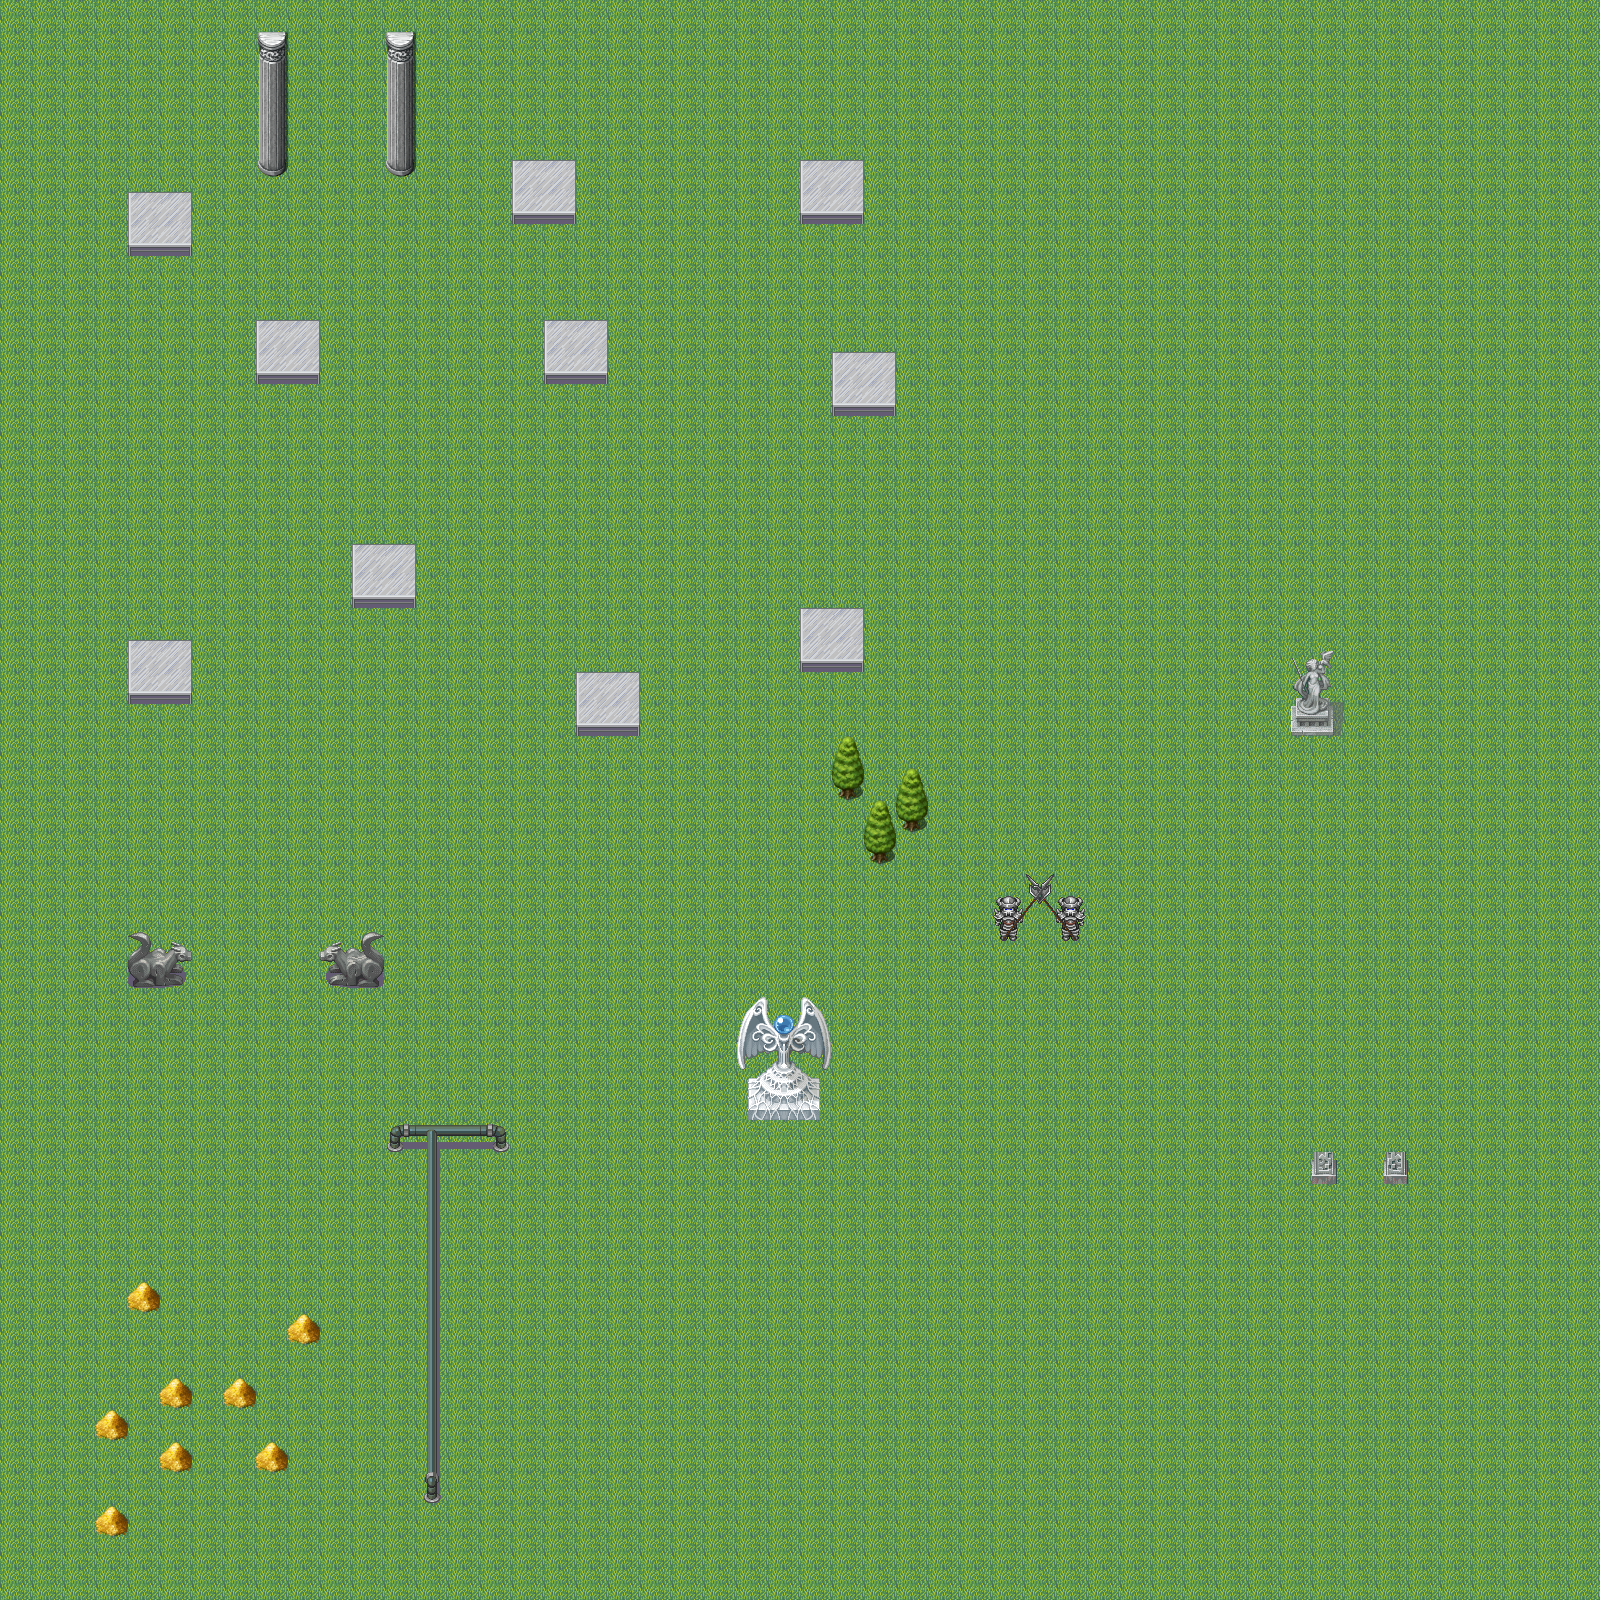

Tiled map render using the project's own tile images. Description and the map definition, with tile-layer contents summarised, below:
An orthogonal 50x50 tile map with 32x32 px tiles, 3 tile layers (suelo, obstaculos, decoracion) and 1 object (jugador).

<map version="1.9" tiledversion="1.9.2" orientation="orthogonal" renderorder="right-down" width="50" height="50" tilewidth="32" tileheight="32" infinite="0" nextlayerid="6" nextobjectid="3">
 <tileset firstgid="1" source="tileset.tsx" />
 <layer id="1" name="suelo" width="50" height="50">
  <data>[2500 cells, 2500 non-empty, 1 distinct tile ids]</data>
 </layer>
 <layer id="3" name="obstaculos" width="50" height="50">
  <data>[2500 cells, 87 non-empty, 32 distinct tile ids]</data>
 </layer>
 <layer id="2" name="decoracion" width="50" height="50">
  <data>[2500 cells, 29 non-empty, 21 distinct tile ids]</data>
 </layer>
 <objectgroup id="5" name="objetos">
  <object id="2" name="jugador" x="343.985" y="234.962">
   <point />
  </object>
 </objectgroup>
</map>